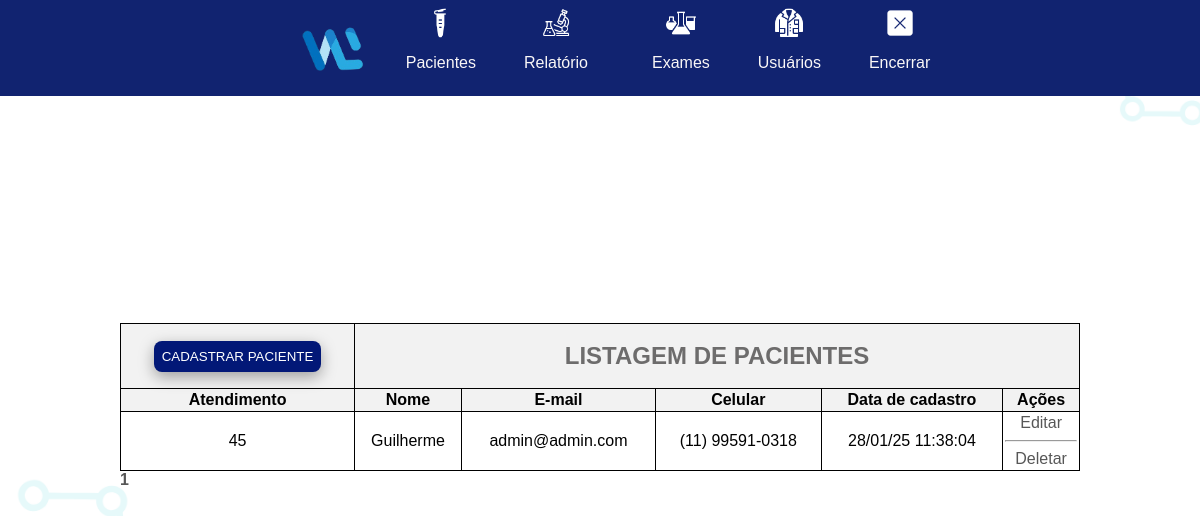
The app's page /listagem_pacientes.php (signed in) with its own data.
### tables this page shows
CREATE TABLE `pacientes` (
  `ID` int(11) NOT NULL,
  `nome` varchar(100) NOT NULL,
  `email` varchar(100) NOT NULL,
  `endereco` varchar(100) NOT NULL,
  `CEP` int(50) DEFAULT NULL,
  `cidade` text DEFAULT NULL,
  `telefone` varchar(15) NOT NULL,
  `sexo` varchar(100) NOT NULL,
  `data` datetime DEFAULT NULL ON UPDATE current_timestamp(),
  `nascimento` date NOT NULL,
  `RG` varchar(100) DEFAULT NULL,
  `CPF` varchar(100) DEFAULT NULL
);

### Control/function.php (called while the page is built, shortened)
<?php
function formatar_telefone($telefone){
    $ddd     = substr ($telefone, 0, 2);
    $parte1  = substr ($telefone, 2, 5);
    $parte2  = substr ($telefone, 7, 8);
    return "($ddd) $parte1-$parte2";
}
?>

### public/listagem_pacientes.php (the view, shortened to what this page needs)
<?php
include('../Control/conexao.php');
include('../Control/function.php');
$pacientes_por_pagina = 6;
$pagina_atual = isset($_GET['pagina']) ? (int)$_GET['pagina'] : 1;
$offset = ($pagina_atual - 1) * $pacientes_por_pagina;
$sql_total_pacientes = "SELECT COUNT(*) as total FROM pacientes";
$result_total = $mysqli->query($sql_total_pacientes) or die($mysqli->error);
$total_pacientes = $result_total->fetch_assoc()['total'];
$total_paginas = ceil($total_pacientes / $pacientes_por_pagina);
$sql_pacientes = "SELECT * FROM pacientes LIMIT $offset, $pacientes_por_pagina";
$query_pacientes = $mysqli->query($sql_pacientes) or die($mysqli->error);
$num_pacientes = $query_pacientes->num_rows;
?>
<!DOCTYPE html>
<html lang="en">
<head>
</head>
<link rel="stylesheet" href="../estilos/style.css">
<link href="https://cdn.jsdelivr.net/npm/@sweetalert2/theme-dark@4/dark.css" rel="stylesheet">
<body>
    <header class="header">
        <nav>
            <ul class="list-header">
                <img class="img-worklab" src="../images/icons/worklab.png">
                <li>
                    <img class="img-icon"src="../images/icons/pacientes.png">
                    <a class="btn" href="listagem_pacientes.php">Pacientes</a>
                </li>
                <li>
                    <img class="img-icon" src="../images/icons/relatorio.png">
                    <a class="btn" href="relatorio_pacientes.php">Relatório</a>
                </li>
                <li>
                    <li>
                        <img class="img-icon" src="../images/icons/exames.png">
                        <a class="btn" href="listagem_exames.php">Exames</a>
                    </li>
                <li>
                    <img class="img-icon"src="../images/icons/usuario.png">
                    <a class="btn" href="listagem_usuarios.php">Usuários</a>
                </li>
                <li>
                    <img class="img-icon" src="../images/icons/encerrar.png">
                    <a class="btn" href="../modules/logout.php">Encerrar</a>
                </li>
            </ul>
        </nav>
    </header>
    <div class="container">
        <div class="container_son">
            <table cellpadding="10">
                <thead>
                    <th>
                        <button class="btn-cadastro" id="AbrirModal">Cadastrar Paciente</button>
                    </th>
                    <th colspan="9">
                        <h1>LISTAGEM DE PACIENTES</h1>
                    </th>
                </thead>
                <thead>
                    <th>Atendimento</th>
                    <th>Nome</th>
                    <th>E-mail</th>
                    <th>Celular</th>
                    <th>Data de cadastro</th>
                    <th>Ações</th>
                </thead>
                <tbody>
                    <?php
            if($num_pacientes == 0) { ?>
                    <tr>
                        <td colspan="7">Nenhum paciente foi encontrado!</td>
                    </tr>
                    <?php } else {
            while($pacientes = $query_pacientes->fetch_assoc()) {
                $telefone = "Não informado!";
                if(!empty($pacientes['telefone'])){
                    $telefone = formatar_telefone($pacientes['telefone']);
                }
                $data_cadastro = date("d/m/y H:i:s", strtotime($pacientes['data']));
            ?>
                    <tr>
                        <td><?php echo $pacientes['ID']?> </td>
                        <td ><?php echo $pacientes['nome']?> </td>
                        <td><?php echo $pacientes['email']?> </td>
                        <td><?php echo $telefone; ?> </td>
                        <td><?php echo $data_cadastro;?> </td>
                        <td>
                            <a href="../public/editar_paciente.php?id=<?php echo $pacientes['ID']?>">Editar</a>
                            <hr>
                            <a href="../modules/deletar_paciente.php?id=<?php echo $pacientes['ID']?>">Deletar
                            </a>
                        </td>
                    </tr>
                    <?php
            }
            }
            ?>
                </tbody>
            </table>
            <div class="paginacao">
                <?php for ($i = 1; $i <= $total_paginas; $i++) { ?>
                    <a href="?pagina=<?php echo $i; ?>" <?php if ($i == $pagina_atual) echo 'style="font-weight:bold;"';?>><?php echo $i;?></a>
                <?php } ?>
            </div>
        </div>
    </div>
</body>
</html>

### estilos/style.css (style rules this page uses)
body { margin: 0; padding: 0; font-family: 'Lucida Sans', 'Lucida Sans Regular', 'Lucida Grande', 'Lucida Sans Unicode', Geneva, Verdana, sans-serif; background-image: url(../images/background.png); background-repeat: no-repeat; background-size: cover; background-position: center; }
.header { background-color: #112370; height: 6rem; display: grid; justify-content: center; align-items: center; margin-bottom: 30px; box-shadow: 0 10px 50px 0 rgba(0, 0, 0, 0); }
.list-header { display: flex; justify-content: center; align-items: center; gap: 1rem; list-style: none; height: 1rem; }
.img-icon { width: 30px; height: 30px; }
.list-header li { display: grid; align-items: center; justify-items: center; grid-template-columns: 1fr; height: 5rem; }
.list-header a { text-decoration: none; color: rgb(250, 247, 247); padding: 1rem; }
.btn-cadastro { justify-self: start; padding: 0.5rem; color: white; text-transform: uppercase; border-radius: 0.5rem; border: none; background-color: #021877; box-shadow: rgba(0, 0, 0, 0.35) 0px 5px 15px; cursor: pointer; }
.container { display: grid; align-items: center; justify-content: center; height: 70vh; }
.container_son { width: 120vh; }
.container_son a { text-decoration: none; color: rgb(87, 87, 87); }
table { border-radius: 0.5rem; width: 100%; border-collapse: collapse; }
th, td { border: 1px solid black; padding: 2px; text-align: center; }
th { background-color: #f2f2f2; }
th h1 { font-size: 1.5rem; color: #6d6c6c; }
.img-worklab { width: 80px; height: 80px; }

### records on screen
pacientes: ID "45", nome "Guilherme", email "admin@admin.com", telefone "(11) 99591-0318", data "28/01/25 11:38:04"
